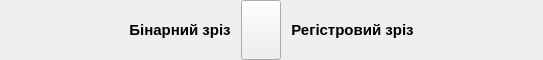
<?xml version="1.0" encoding="UTF-8"?>
<ui version="4.0">
 <class>TsPollSwitcher</class>
 <widget class="QWidget" name="TsPollSwitcher">
  <property name="geometry">
   <rect>
    <x>0</x>
    <y>0</y>
    <width>543</width>
    <height>60</height>
   </rect>
  </property>
  <property name="minimumSize">
   <size>
    <width>0</width>
    <height>60</height>
   </size>
  </property>
  <property name="maximumSize">
   <size>
    <width>16777215</width>
    <height>60</height>
   </size>
  </property>
  <property name="windowTitle">
   <string>Form</string>
  </property>
  <layout class="QHBoxLayout" name="horizontalLayout">
   <property name="spacing">
    <number>10</number>
   </property>
   <property name="leftMargin">
    <number>0</number>
   </property>
   <property name="topMargin">
    <number>0</number>
   </property>
   <property name="rightMargin">
    <number>0</number>
   </property>
   <property name="bottomMargin">
    <number>0</number>
   </property>
   <item>
    <spacer name="horizontalSpacer">
     <property name="orientation">
      <enum>Qt::Horizontal</enum>
     </property>
     <property name="sizeHint" stdset="0">
      <size>
       <width>40</width>
       <height>20</height>
      </size>
     </property>
    </spacer>
   </item>
   <item>
    <widget class="QLabel" name="lTsPollingBinary">
     <property name="font">
      <font>
       <pointsize>11</pointsize>
       <bold>true</bold>
      </font>
     </property>
     <property name="text">
      <string>Бінарний зріз</string>
     </property>
     <property name="alignment">
      <set>Qt::AlignCenter</set>
     </property>
    </widget>
   </item>
   <item>
    <widget class="QPushButton" name="pbPollingSwitcher">
     <property name="minimumSize">
      <size>
       <width>0</width>
       <height>0</height>
      </size>
     </property>
     <property name="maximumSize">
      <size>
       <width>60</width>
       <height>60</height>
      </size>
     </property>
     <property name="text">
      <string/>
     </property>
    </widget>
   </item>
   <item>
    <widget class="QLabel" name="lTsPollingRegister">
     <property name="font">
      <font>
       <pointsize>11</pointsize>
       <bold>true</bold>
      </font>
     </property>
     <property name="text">
      <string>Регістровий зріз</string>
     </property>
     <property name="alignment">
      <set>Qt::AlignCenter</set>
     </property>
    </widget>
   </item>
   <item>
    <spacer name="horizontalSpacer_2">
     <property name="orientation">
      <enum>Qt::Horizontal</enum>
     </property>
     <property name="sizeHint" stdset="0">
      <size>
       <width>40</width>
       <height>20</height>
      </size>
     </property>
    </spacer>
   </item>
  </layout>
 </widget>
 <resources/>
 <connections/>
</ui>
